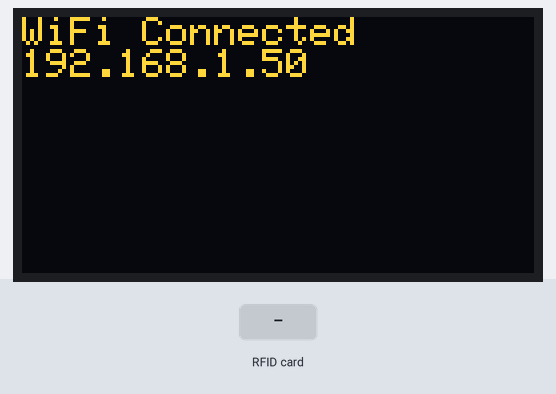
Recording of a sketch running on a simulated ESP8266 (NodeMCU). Parts: 128×64 one-colour display. Inputs (shaded band) come from the test bench. The OLED is the two-colour kind (top 16 rows yellow); WiFi joins after 1.5 s; servers stay silent unless stated; uploads are accepted with an empty reply; what the sketch prints to the serial monitor is not drawn.

Above: at 1.7 s.
At 4.3 s:
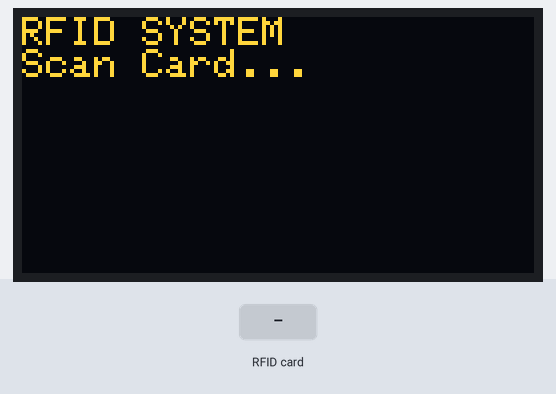
4.4 s: RFID card 12 12 12 12 held to the reader
At 5.8 s:
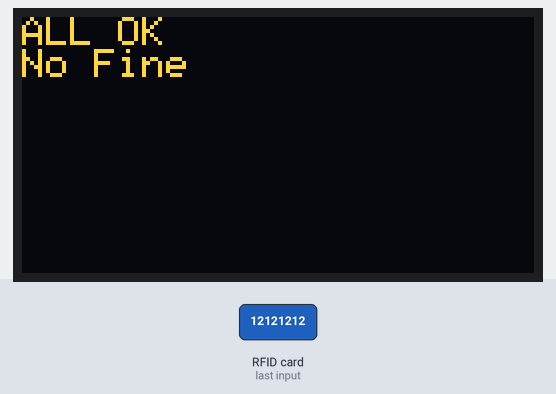
6.1 s: RFID card 5E 7A 19 C4 held to the reader
At 7.81 s:
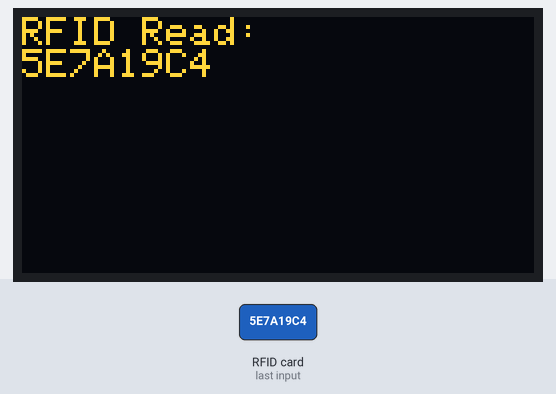
Timing chart, 0 to 9.3 s (numbered marks = the images above; inputs shaded):
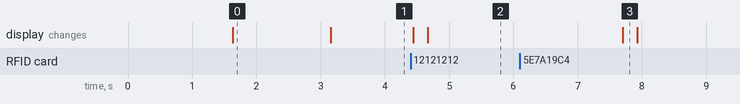

The sketch:

CODE_FOR_HARDWARE.ino
```cpp
#include <SPI.h>
#include <MFRC522.h>
#include <Wire.h>
#include <Adafruit_GFX.h>
#include <Adafruit_SSD1306.h>
#include <ESP8266WiFi.h>
#include <ESP8266HTTPClient.h>
#include <ArduinoJson.h>

/* ---------- WIFI CONFIG ---------- */
const char* ssid = "anamik";
const char* password = "12121212";

/* ---------- API CONFIG ---------- */
const char* CHECK_API = "http://10.192.26.193:5000/api/admin/check-expiry";
const char* FINE_API  = "http://10.192.26.193:5000/api/admin/impose-fine";


/* ---------- OLED ---------- */
#define SCREEN_WIDTH 128
#define SCREEN_HEIGHT 64
#define OLED_RESET -1
#define OLED_ADDR 0x3C

Adafruit_SSD1306 display(SCREEN_WIDTH, SCREEN_HEIGHT, &Wire, OLED_RESET);

/* ---------- RFID ---------- */
#define SS_PIN  D4
#define RST_PIN D3
MFRC522 rfid(SS_PIN, RST_PIN);

/* ---------- FUNCTIONS ---------- */
void showMessage(String l1, String l2 = "", String l3 = "") {
  display.clearDisplay();
  display.setCursor(0, 0);
  display.println(l1);
  if (l2 != "") display.println(l2);
  if (l3 != "") display.println(l3);
  display.display();
}

void connectWiFi() {
  showMessage("Connecting WiFi...");
  WiFi.begin(ssid, password);

  while (WiFi.status() != WL_CONNECTED) {
    delay(500);
    Serial.print(".");
  }

  Serial.println("\nWiFi Connected");
  showMessage("WiFi Connected", WiFi.localIP().toString());
  delay(1500);
}

/* ---------- SETUP ---------- */
void setup() {
  Serial.begin(9600);

  Wire.begin(D2, D1);

  if (!display.begin(SSD1306_SWITCHCAPVCC, OLED_ADDR)) {
    Serial.println("OLED failed");
    while (true);
  }

  display.setTextSize(1);
  display.setTextColor(WHITE);

  SPI.begin();
  rfid.PCD_Init();

  connectWiFi();

  showMessage("RFID SYSTEM", "Scan Card...");
}

/* ---------- LOOP ---------- */
void loop() {

  if (!rfid.PICC_IsNewCardPresent()) return;
  if (!rfid.PICC_ReadCardSerial()) return;

  String uid = "";
  for (byte i = 0; i < rfid.uid.size; i++) {
    if (rfid.uid.uidByte[i] < 0x10) uid += "0";
    uid += String(rfid.uid.uidByte[i], HEX);
  }
  uid.toUpperCase();

  Serial.println("RFID: " + uid);
  showMessage("RFID Read:", uid);

  if (WiFi.status() == WL_CONNECTED) {

    HTTPClient http;
    WiFiClient client;

    http.begin(client, CHECK_API);
    http.addHeader("Content-Type", "application/json");

    String payload = "{\"rfid\":\"" + uid + "\"}";
    int code = http.POST(payload);

    if (code == 200) {
      String res = http.getString();
      Serial.println(res);

      StaticJsonDocument<512> doc;
      deserializeJson(doc, res);

      bool insExpired = doc["insurance_expired"];
      bool pucExpired = doc["puc_expired"];

      if (insExpired || pucExpired) {
        showMessage("EXPIRED!", "Imposing Fine...");
        imposeFine(uid);
      } else {
        showMessage("ALL OK", "No Fine");
      }
    } else {
      showMessage("Vehicle Not Found");
    }

    http.end();
  }

  rfid.PICC_HaltA();
  rfid.PCD_StopCrypto1();
  delay(3000);
}

/* ---------- IMPOSE FINE ---------- */
void imposeFine(String uid) {

  HTTPClient http;
  WiFiClient client;

  http.begin(client, FINE_API);
  http.addHeader("Content-Type", "application/json");

  String payload = "{\"rfid\":\"" + uid + "\"}";
  int code = http.POST(payload);

  if (code == 200) {
    showMessage("FINE ISSUED", "SMS Sent");
  } else {
    showMessage("Fine Failed");
  }

  http.end();
}
```

Measured:
- after the input at 4.4 s, the display: first changes at once (image 2 shows a later state)
- after the input at 6.1 s, the display: changes after 1.6 s (image 3)
- what the display in image 0 shows lasts 1.6 s, from 1.6 s to 3.2 s
